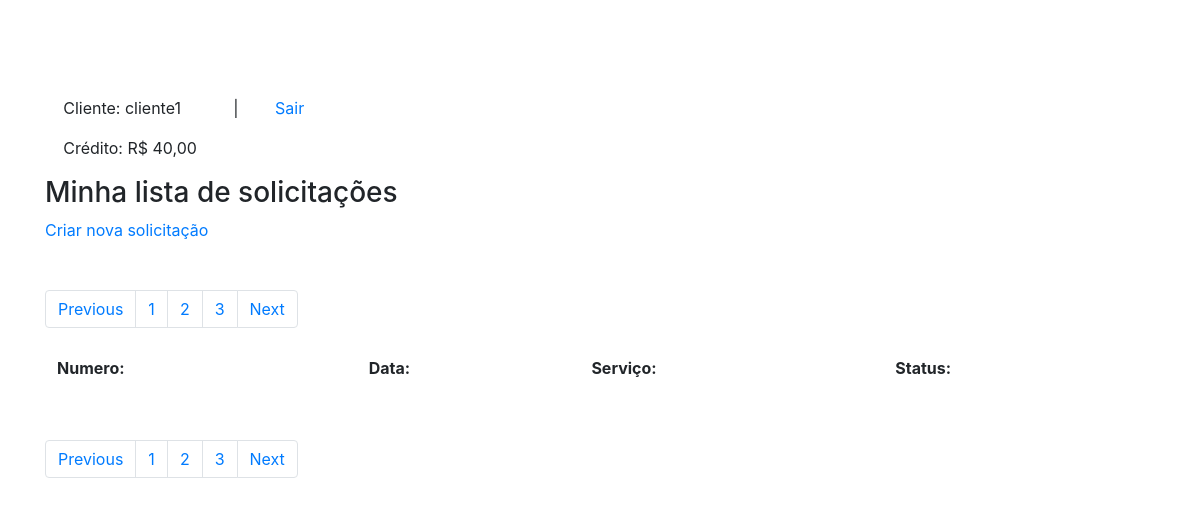
The page /listasolicitacao.php (signed in) on the database as committed earlier.
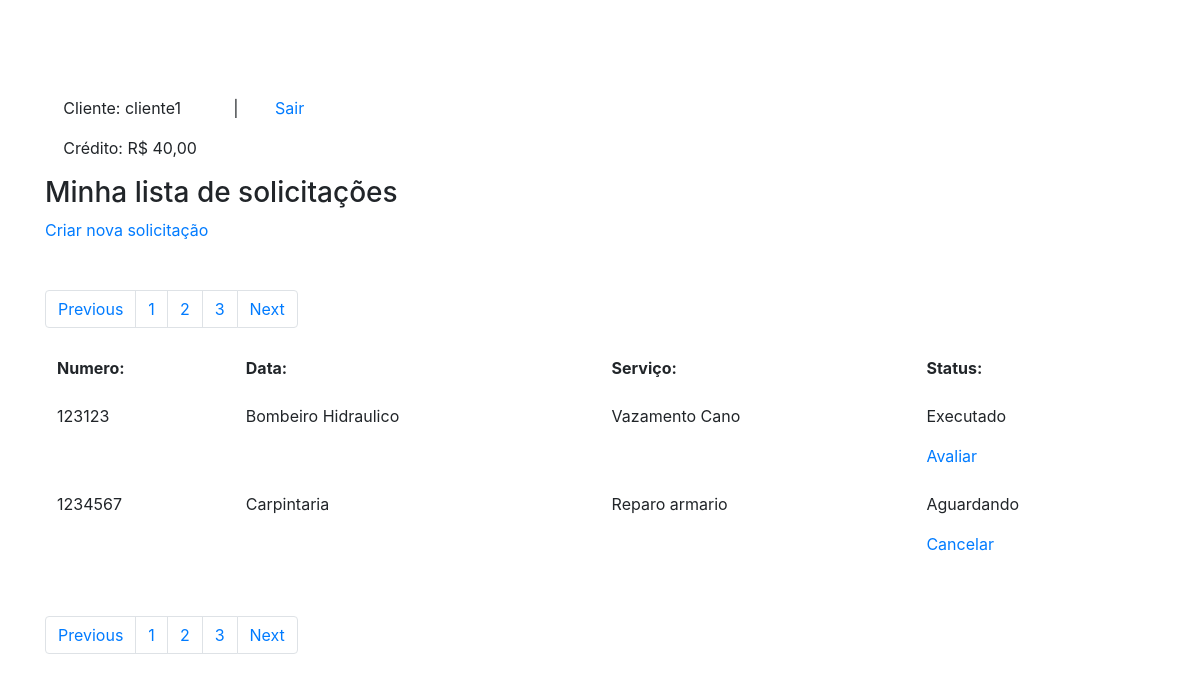
The same page on the database as committed later.
### tables this page shows
CREATE TABLE IF NOT EXISTS `servicos` (
  `id` int(11) NOT NULL AUTO_INCREMENT,
  `numero_id` int(7) NOT NULL,
  `nome_servico` varchar(220) NOT NULL,
  `descricao_servico` varchar(220) NOT NULL,
  `preco_servico` varchar(220) NOT NULL,
  `status_servico` varchar(30) NOT NULL,
  PRIMARY KEY (`id`)
);

### listasolicitacao.php (the view, shortened to what this page needs)
<?php
include_once ('conexao.php');
?>
<!DOCTYPE html>
<html>
    <head>
        <link rel="stylesheet" href="https://stackpath.bootstrapcdn.com/bootstrap/4.1.3/css/bootstrap.min.css">
    </head>
    <body>
        <div class="container mt-5 pt-5">
            <div class="w-25 d-flex justify-content-around">
                <div>
                    <p>Cliente: <?php echo $_SESSION['nome'];?></p>
                    <p>Crédito: R$ <?php echo $_SESSION['credito'];?>,00</p>
                </div>
                <span>|</span>
                <a href="logout.php">Sair</a>
            </div>
            <div class="form-group">
                <table class="table table-borderless">
                    <thead>
                        <h3>Minha lista de solicitações</h3>
                        <a href="solicitacaoservico.php">Criar nova solicitação</a>
                    </thead>
                    <div class="mt-5">
                        <nav aria-label="Page navigation example">
                            <ul class="pagination">
                                <li class="page-item"><a class="page-link" href="#">Previous</a></li>
                                <li class="page-item"><a class="page-link" href="#">1</a></li>
                                <li class="page-item"><a class="page-link" href="#">2</a></li>
                                <li class="page-item"><a class="page-link" href="#">3</a></li>
                                <li class="page-item"><a class="page-link" href="#">Next</a></li>
                            </ul>
                        </nav>
                    </div>
                    <tbody>
                        <tr>
                            <th>Numero:</th>
                            <th>Data:</th>
                            <th>Serviço:</th>
                            <th>Status:</th>
                        </tr>
                        <?php
                        $query_servico = "SELECT id, numero_id, nome_servico, descricao_servico, preco_servico, status_servico
                                            FROM servicos
                                            ORDER BY id DESC";
                        $result_servico = $conn->prepare($query_servico);
                        $result_servico->execute();
                        while($row_servico = $result_servico->fetch(PDO::FETCH_ASSOC)){
                            extract($row_servico);
                        ?>
                        <tr>
                            <td><?php echo "$numero_id"; ?></td>
                            <td><?php echo "$nome_servico"?></td>
                            <td><?php echo "$descricao_servico"?></td>
                            <td>
                                <div class="d-block">
                                    <?php
                                    if($status_servico == "1"){
                                       echo " <p href='#'>
                                       Aguardando</p>";
                                    }elseif($status_servico == "2"){
                                        echo " <p href='#'>
                                       Executado</p>";
                                    }
                                    ?>
                                    <?php
                                    if($status_servico == "1"){
                                       echo " <a href='#'>
                                       Cancelar</a>";
                                    }elseif($status_servico == "2"){
                                        echo " <a href='avaliacao.php'>
                                       Avaliar</a>";
                                    }
                                    ?>
                                </div>
                            </td>
                        </tr>
                        <?php } ?>
                    </tbody>
                </table>
                <div class="mt-5">
                    <nav aria-label="Page navigation example">
                        <ul class="pagination">
                            <li class="page-item"><a class="page-link" href="#">Previous</a></li>
                            <li class="page-item"><a class="page-link" href="#">1</a></li>
                            <li class="page-item"><a class="page-link" href="#">2</a></li>
                            <li class="page-item"><a class="page-link" href="#">3</a></li>
                            <li class="page-item"><a class="page-link" href="#">Next</a></li>
                        </ul>
                    </nav>
                </div>
            </div>
        </div>
    </body>
</html>

Rows that differ between the two databases and show on the page:
added servicos: numero "123123", nome_servico "Bombeiro Hidraulico", descricao_servico "Vazamento Cano", status_servico "Executado"
added servicos: numero "1234567", nome_servico "Carpintaria", descricao_servico "Reparo armario", status_servico "Aguardando"
